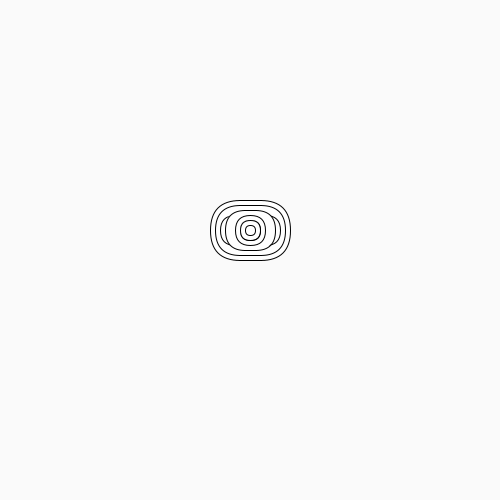
Frame 1 (no input)
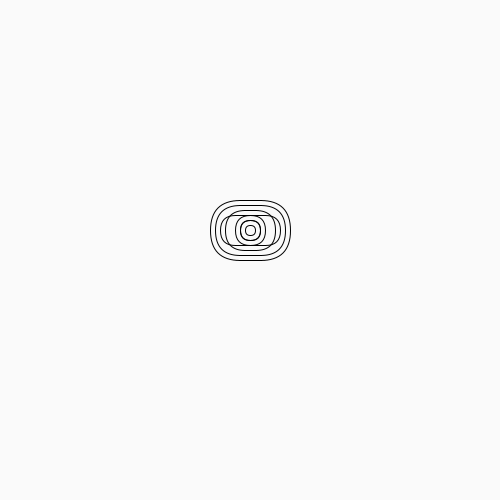
Frame 60 (the mouse pressed at the canvas centre just before this capture)
Frame 120 (the mouse held since frame 60 and released just before this capture): identical to frame 60, image omitted

The Processing sketch that drew these frames (run headless with seeded random() and noise(); from frame 60 on, the mouse is pressed at the canvas centre):

// Processing sketch: processing_85775
// ── processing_85775.pde

void setup ()
{

size (500,500);



}

void draw ()
{
background(250);
stroke(0);
strokeWeight(1);




rect(210,200,80,60,60);
smooth();

rect(215,205,70,50,50);
smooth();



rect(220,215,60,30,30);
smooth();

rect(225,210,50,40,40);
smooth();

rect(235,215,30,30,30);

smooth();
rect(240,220,20,20,20);

smooth();
rect(240,220,20,20,20);

smooth();
rect(245,225,10,10,10);

smooth();
noFill();
}
